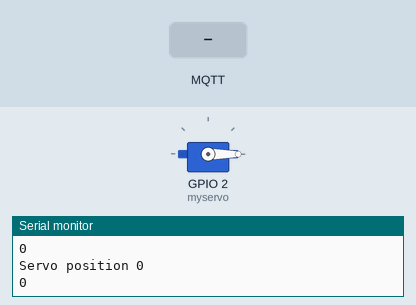
The sketch below on a simulated ESP8266 (NodeMCU). On the bench: servo, the last lines printed to the serial monitor. The inputs (shaded band) are chosen by the test bench. WiFi joins after 1.5 s; servers stay silent unless stated; no MQTT or app messages arrive unless stated.

Above: at 3.2 s.
3.3 s: MQTT message "1" arrives on the first subscribed topic
At 5.1 s:
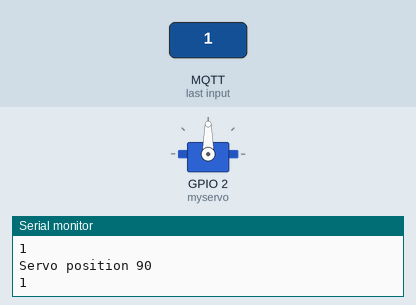
5.5 s: MQTT message "0" arrives on the first subscribed topic
At 6.6 s:
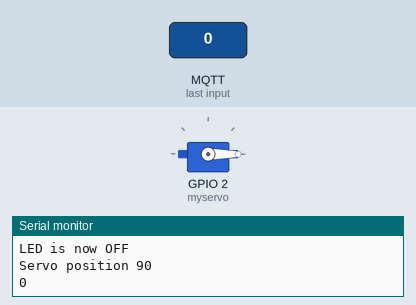
Timing chart, 0 to 8.5 s (numbered marks = the images above; inputs shaded):
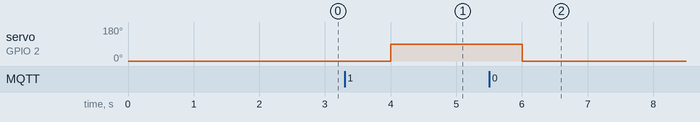

The sketch:

ESP8266_SubscriberControlServoAttempt1__1_.ino
```cpp
// (licence header left out)
#include <OneWire.h>
#include <DallasTemperature.h>
#include <ESP8266WiFi.h>
#include <Ticker.h>
#include <AsyncMqttClient.h>
#include <Servo.h>

#define WIFI_SSID "Pixel_5890"
#define WIFI_PASSWORD "bust@123"

// Raspberri Pi Mosquitto MQTT Broker
#define MQTT_HOST IPAddress(192, 168, 186, 75)
// For a cloud MQTT broker, type the domain name
//#define MQTT_HOST "example.com"
#define MQTT_PORT 1883
const int LEDPIN = 4;
int move_servo;
String messageTemp;
// Temperature MQTT Topics
//#define MQTT_PUB_TEMP "esp/ds18b20/temperature"
#define MQTT_SUB_Output "esp32/OutputControl"

// GPIO where the DS18B20 is connected to
//const int oneWireBus = 4;
// Setup a oneWire instance to communicate with any OneWire devices
//OneWire oneWire(oneWireBus);
// Pass our oneWire reference to Dallas Temperature sensor
//DallasTemperature sensors(&oneWire);
// Temperature value
//float temp;

Servo myservo;                                                // create servo object to control a servo
// twelve servo objects can be created on most boards
int pos = 0;                                                           // variable to store the servo position
AsyncMqttClient mqttClient;
Ticker mqttReconnectTimer;

WiFiEventHandler wifiConnectHandler;
WiFiEventHandler wifiDisconnectHandler;
Ticker wifiReconnectTimer;

unsigned long previousMillis = 0;   // Stores last time temperature was published
const long interval = 10000;        // Interval at which to publish sensor readings

void connectToWifi() {
  Serial.println("Connecting to Wi-Fi...");
  WiFi.begin(WIFI_SSID, WIFI_PASSWORD);
}

void onWifiConnect(const WiFiEventStationModeGotIP& event) {
  Serial.println("Connected to Wi-Fi.");
  connectToMqtt();
}

void onWifiDisconnect(const WiFiEventStationModeDisconnected& event) {
  Serial.println("Disconnected from Wi-Fi.");
  mqttReconnectTimer.detach(); // ensure we don't reconnect to MQTT while reconnecting to Wi-Fi
  wifiReconnectTimer.once(2, connectToWifi);
}

void connectToMqtt() {
  Serial.println("Connecting to MQTT...");
  mqttClient.connect();
}

void onMqttConnect(bool sessionPresent) {
  Serial.println("Connected to MQTT.");
  Serial.print("Session present: ");
  Serial.println(sessionPresent);

  uint16_t packetIdSub = mqttClient.subscribe(MQTT_SUB_Output, 2);
  Serial.print("Subscribing at QoS 2, packetId: ");
  Serial.println(packetIdSub);
}

void onMqttDisconnect(AsyncMqttClientDisconnectReason reason) {
  Serial.println("Disconnected from MQTT.");

  if (WiFi.isConnected()) {
    mqttReconnectTimer.once(2, connectToMqtt);
  }
}

void onMqttSubscribe(uint16_t packetId, uint8_t qos) {
  Serial.println("Subscribe acknowledged.");
  Serial.print("  packetId: ");
  Serial.println(packetId);
  Serial.print("  qos: ");
  Serial.println(qos);
}

void onMqttUnsubscribe(uint16_t packetId) {
  Serial.println("Unsubscribe acknowledged.");
  Serial.print("  packetId: ");
  Serial.println(packetId);
}

/*void onMqttPublish(uint16_t packetId) {
  Serial.print("Publish acknowledged.");
  Serial.print("  packetId: ");
  Serial.println(packetId);
}
*/
void onMqttMessage(char* topic, char* payload, AsyncMqttClientMessageProperties properties, size_t len, size_t index, size_t total) {
  Serial.println("\n Publish received.");
  Serial.print("topic: ");
  Serial.println(topic);

  for (int i = 0; i < len; i++) {
    messageTemp += (char)payload[i];
  }
  //messageTemp = (char)payload;
    Serial.print("Message: ");
    Serial.println(messageTemp);

  if (messageTemp == "1"){
  Serial.println("LED is now ON!");
  move_servo = 1;
  Serial.println("Message Check");
  Serial.println(move_servo);

  }


  else if(messageTemp == "0"){
  Serial.println("LED is now OFF");
  move_servo = 0;

  }
}


void setup() {
  //sensors.begin();
  Serial.begin(115200);
  Serial.println();

  wifiConnectHandler = WiFi.onStationModeGotIP(onWifiConnect);
  wifiDisconnectHandler = WiFi.onStationModeDisconnected(onWifiDisconnect);

  mqttClient.onConnect(onMqttConnect);
  mqttClient.onDisconnect(onMqttDisconnect);
  //mqttClient.onSubscribe(onMqttSubscribe);
  //mqttClient.onUnsubscribe(onMqttUnsubscribe);
  //mqttClient.onPublish(onMqttPublish);
  mqttClient.onSubscribe(onMqttSubscribe);
  mqttClient.onUnsubscribe(onMqttUnsubscribe);
  mqttClient.onMessage(onMqttMessage);
  mqttClient.setServer(MQTT_HOST, MQTT_PORT);
  // If your broker requires authentication (username and password), set them below
  //mqttClient.setCredentials("REPlACE_WITH_YOUR_USER", "REPLACE_WITH_YOUR_PASSWORD");

  connectToWifi();

  myservo.attach(2);  // attaches the servo on pin 4 to the servo object
  myservo.write(0);
  delay(2000);
  //Serial.println("Servo initial");
}

void loop() {

  Serial.println(move_servo);
                                    // attaches the servo on pin 4 to the servo object
  if (move_servo == 0) {
         myservo.write(0);
         delay(1000);


         Serial.println("Servo position 0");
  }
   else  {

         myservo.write(90);
         delay(1000);


         Serial.println("Servo position 90");

    }
  messageTemp = "";

  /*myservo.write(180);
  Serial.println("First position");
  delay(1000);
  // Servo is stationary for 1 second.
  myservo.write(90);
  Serial.println("Stationary");
  delay(1000);
  // Servo spins in reverse at full speed for 1 second.
  myservo.write(0);
  Serial.println("Reverse");
  delay(1000);
  // Servo is stationary for 1 second.
  myservo.write(90);
  delay(1000);*/
 }
```

Measured:
- after the input at 3.3 s, servo on GPIO 2 (myservo): 0° → 90° after 0.70 s
- after the input at 5.5 s, servo on GPIO 2 (myservo): 90° → 0° after 0.50 s
